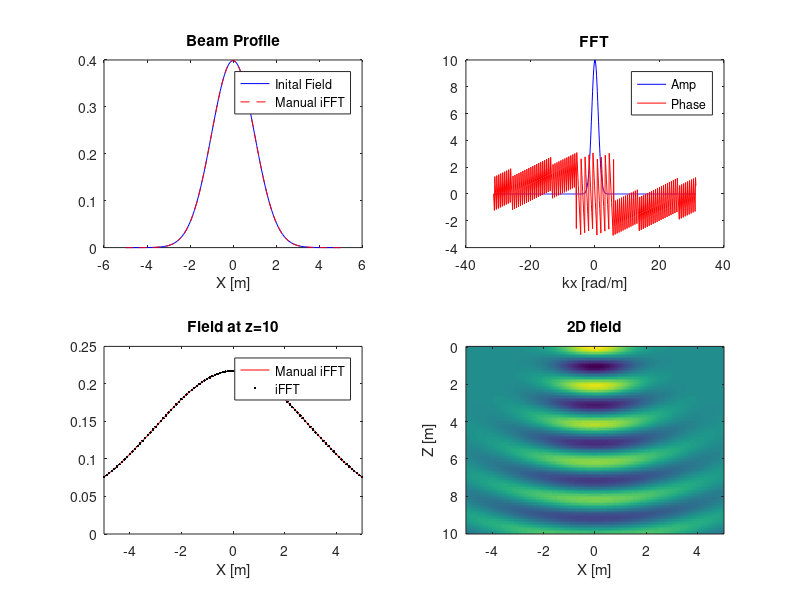

This chart was generated by the following MATLAB code:
%% Angular spectrum proof on concept
%

% AddKwave;
clear all

% pad dimension
pad_dimension = 2^9;

% spatial coordinates
dx = 0.1;                   % [m]
spatial_sampling = 1/dx;    % [1/m]

% switch 
width = 5;
x = -5:dx:5; % [m]
N = length(x);

% incident field
zpad = zeros(1, (pad_dimension-N));
field_type = 'G';
switch field_type
    case 'G' % Gaussian
        incident_field = normpdf(x, 0,  1); 
    case 'S' % Square
        incident_field = zeros(size(x));
        incident_field(25:75) = 1;
%         incident_field([1:5, end-4:end]) = [0:0.2:0.8, 0.8:-0.2:0];
    case 'P' % point
        incident_field = normpdf(x, 0,  dx);
end
padded_incident_field = [incident_field, zpad];

%==========================================================================
%   PLOTTING
%==========================================================================

% get fourier coefficients
fourier_coeff = fftshift(fft(padded_incident_field));

% wavelength/medium properties
frequency = 1;
omega = 2*pi*frequency;
sound_speed = 2;

k = omega/sound_speed;
k_x = 2*pi * spatial_sampling...
    *(((-pad_dimension/2)):(pad_dimension/2)-1) ...
    /pad_dimension;
k_z = sqrt(k^2 - k_x.^2);

% grid to sample output field over (i.e -> from ElasticMatrix)
samples = 256;
x_range = linspace(-5+width, 5+width, samples);
z_range = linspace(0,10, samples/2);
[X, Z] = meshgrid( x_range, z_range);

% sum plane waves to create wave field
field = zeros(size(X));

for idx = 1:length(k_x) 
    % wave field
    field = field + fourier_coeff(idx) ...
        * exp(1i * (k_x(idx).*X + k_z(idx).*Z));    
end

% sum and normalise
field = field ./ pad_dimension;

% propogate field in k-space
prop_field = fourier_coeff .*exp(1i.*k_z*max(z_range));
field_ifft = ifft(ifftshift(prop_field));

%==========================================================================
%   PLOTTING
%==========================================================================

% plot incident field
figure(1);

% incident field and reconstructed field
subplot(2,2,1)
hold off
plot(x, abs(incident_field),'b-')
hold on
plot(x_range-width, abs(field(1,:)),'r--')
xlabel('X [m]')
title('Beam Profile')
legend('Inital Field', 'Manual iFFT')

% FFT spectrum
subplot(2,2,2)
plot(k_x, abs(fourier_coeff),'b')
xlabel('kx [rad/m]')
title('FFT')
hold on
plot(k_x, angle(fourier_coeff), 'r')
hold off
xlabel('kx [rad/m]')
legend('Amp', 'Phase')

% reconstrcuted plane at Z
subplot(2,2,3)
hold off
plot(x_range-width, abs(field(end,:)),'r-')
hold on
plot((0:dx:(dx*(pad_dimension-1)))-width, abs(field_ifft), 'k.')
xlabel('X [m]')
legend('Manual iFFT', 'iFFT')
title('Field at z=10')
xlim([-5 5])

subplot(2,2,4)
imagesc(x_range-width, z_range, real(field))
% caxis([-1 1])
xlabel('X [m]')
ylabel('Z [m]')
title('2D field')
% caxis([-1 1])



